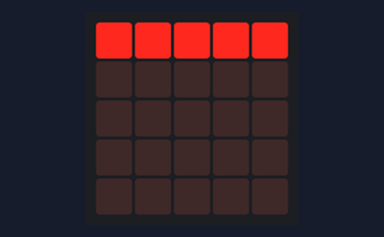
The program below on a simulated BBC micro:bit (MakeCode). Parts: the board's 5×5 LED display. Random numbers come from a fixed seed.

Above: at 0.2 s.

The program:

main.ts
```typescript
let intensité = 0
let x = 0
let y = 0
basic.forever(function () {
    x = randint(0, 4)
    intensité = 255
    led.plot(x, y)
    for (let index = 0; index < 7; index++) {
        if (led.pointBrightness(x, y) < 255) {
            basic.pause(500)
            led.plot(x, y - 1)
            intensité += -50
            led.plotBrightness(x, y, intensité)
        }
    }
})
```

test.ts
```typescript
// les tests vont ici ; cela ne sera pas compilé si ce paquet est utilisé en tant qu'extension.
```
